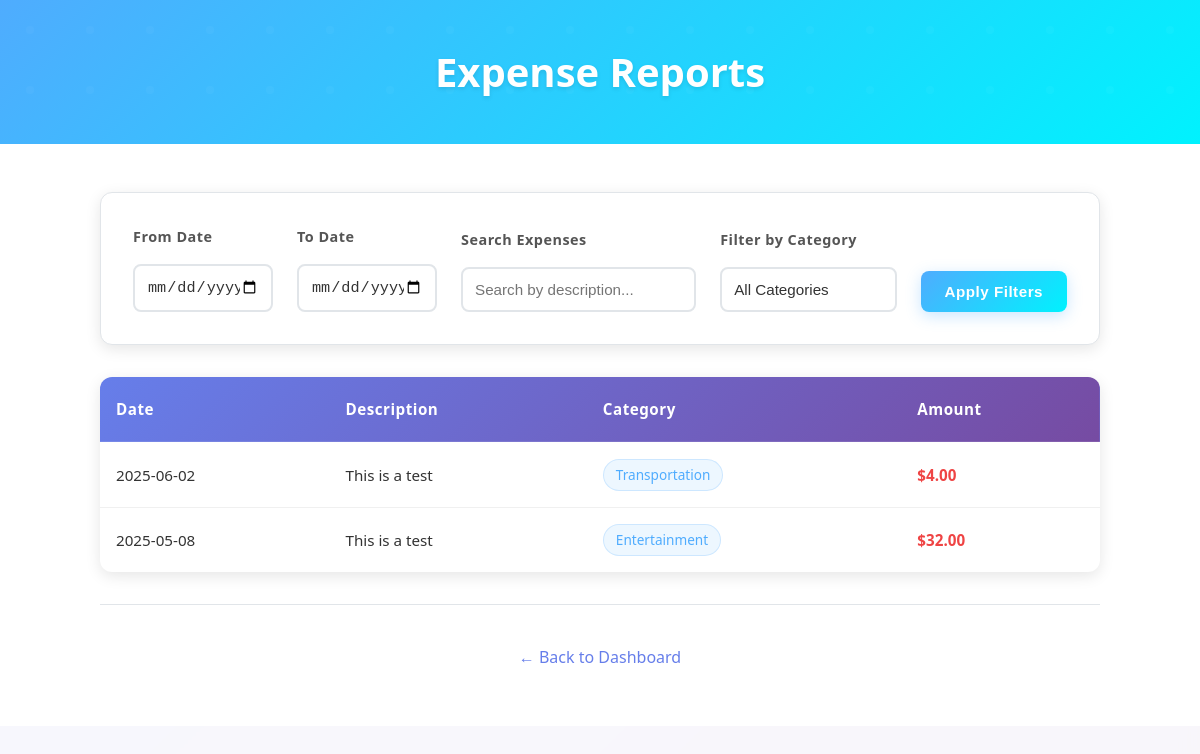
The page /reports on the database as committed earlier.
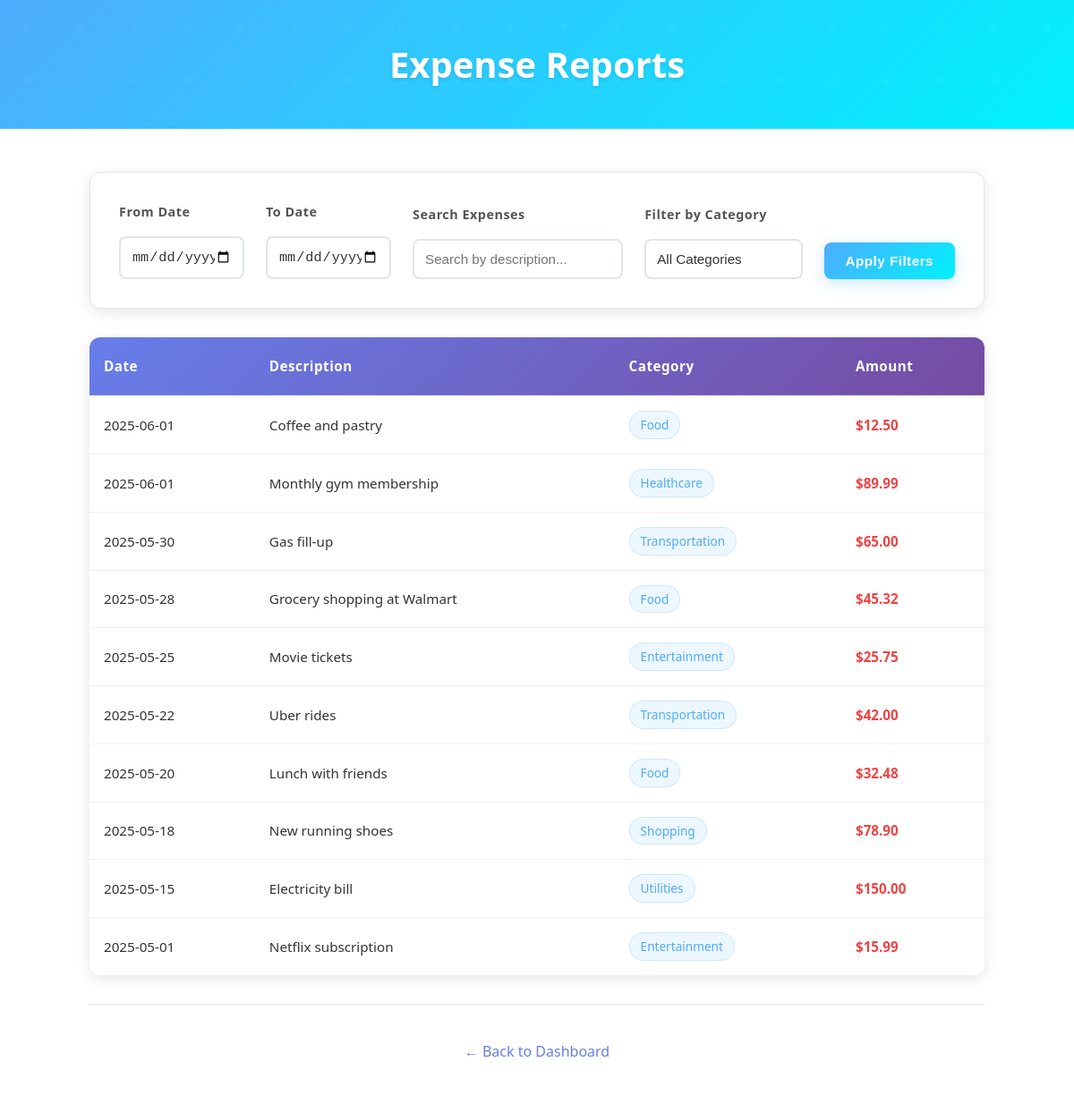
The same page on the database as committed later.
### tables this page shows
CREATE TABLE expenses (
    id INTEGER PRIMARY KEY,
    amount DECIMAL(10,2) NOT NULL,
    description TEXT NOT NULL,
    category_id INTEGER,
    expense_date DATE NOT NULL,
    created_at TIMESTAMP DEFAULT CURRENT_TIMESTAMP,
    FOREIGN KEY (category_id) REFERENCES categories(id)
);

CREATE TABLE categories (
    id INTEGER PRIMARY KEY,
    name TEXT NOT NULL
);

### app/app.py (the view)
@app.route('/reports', methods=['GET'])
def reports():
    data = db.get_db()
    error = None
    expenses = None
    categories = []
    search_query = request.args.get('q', '').strip()
    selected_category = request.args.get('category', '').strip()
    start_date = request.args.get('start_date', '').strip()
    end_date = request.args.get('end_date', '').strip()
    if error is None:
        try:
            categories = data.execute("SELECT * FROM categories").fetchall()
            search_sql = """
                SELECT expenses.*, categories.name as category_name
                FROM expenses
                JOIN categories ON expenses.category_id = categories.id
                WHERE 1=1
            """
            params = []
            if search_query:
                search_sql += " AND (expenses.description LIKE ? OR categories.name LIKE ?)"
                params += [f"%{search_query}%", f"%{search_query}%"]
            if selected_category:
                search_sql += "AND categories.name = ?"
                params.append(selected_category)
            if start_date:
                search_sql += " AND expense_date >= ?"
                params.append(start_date)
            if end_date:
                search_sql += " AND expense_date <= ?"
                params.append(end_date)
            search_sql += " ORDER BY expense_date DESC"
            expenses = data.execute(search_sql, params).fetchall()
        except:
            error = "Database error"
            expenses = []
            categories = []
    flash(error)
    return render_template('reports.html', expenses=expenses, categories=categories, search_query=search_query, selected_category=selected_category, start_date=start_date, end_date=end_date)

### app/database.py (called while the page is built)
def get_db():
    if 'db' not in g:
        g.db = sqlite3.connect(
            current_app.config['DATABASE'],
            detect_types=sqlite3.PARSE_DECLTYPES
        )
        g.db.row_factory = sqlite3.Row
    return g.db

### app/templates/reports.html (shortened to what this page needs)
{% extends 'base.html' %}
{% block header %}
    <h1>{% block title %}Expense Reports{% endblock %}</h1>
{% endblock %}
{% block content %}
<div class="reports-container">
    <div class="search-filter-container">
        <form method="GET" action="{{ url_for('reports') }}" class="reports-form">
            <div class="form-row">
                <div class="form-group date-group">
                    <label for="start-date">From Date</label>
                    <input type="date" id="start-date" name="start_date" class="form-control" value="{{ start_date or '' }}">
                </div>
                <div class="form-group date-group">
                    <label for="end-date">To Date</label>
                    <input type="date" id="end-date" name="end_date" class="form-control" value="{{ end_date or '' }}">
                </div>
                <div class="form-group search-group">
                    <label for="search">Search Expenses</label>
                    <input type="text" class="form-control" name="q" id="search" value="{{ search_query or '' }}" placeholder="Search by description...">
                </div>
                <div class="form-group filter-group">
                    <label for="category-filter">Filter by Category</label>
                    <select id="category-filter" name="category" class="form-control">
                        <option value="">All Categories</option>
                    </select>
                </div>
                <div class="form-group button-group">
                    <button type="submit" class="btn-search">Apply Filters</button>
                </div>
            </div>
        </form>
    </div>
    <div class="table-container">
        <table>
            <thead>
                <tr>
                    <th>Date</th>
                    <th>Description</th>
                    <th>Category</th>
                    <th>Amount</th>
                </tr>
            </thead>
            <tbody>
                {% if expenses %}
                    {% for expense in expenses %}
                    <tr>
                        <td>{{ expense.expense_date.strftime('%Y-%m-%d') if expense.expense_date else 'N/A' }}</td>
                        <td>{{ expense.description }}</td>
                        {% for category in categories %}
                            {% if category.id == expense.category_id %}
                            <td><span class="category-badge">{{ category.name }}</span></td>
                            {% endif %}
                        {% endfor %}
                        <td class="amount-negative">${{ "%.2f"|format(expense.amount) }}</td>
                    </tr>
                    {% endfor %}
                {% else %}
                    <tr>
                        <td colspan="4" class="text-center text-muted">
                            No expenses found for the selected criteria
                        </td>
                    </tr>
                {% endif %}
            </tbody>
        </table>
    </div>
    <div class="back-link-container">
        <a href="{{ url_for('index') }}" class="back-link">
            ← Back to Dashboard
        </a>
    </div>
</div>
{% endblock %}

Rows that differ between the two databases and show on the page:
removed expenses: expense_date "2025-06-02", description "This is a test", amount "4.00", categories (name "Transportation")
removed expenses: expense_date "2025-05-08", description "This is a test", amount "32.00", categories (name "Entertainment")
added expenses: expense_date "2025-06-01", description "Coffee and pastry", amount "12.50"
now on this page (row unchanged): categories: name "Food"
added expenses: expense_date "2025-06-01", description "Monthly gym membership", amount "89.99"
now on this page (row unchanged): categories: name "Healthcare", shown under "2025-06-01"
added expenses: expense_date "2025-05-30", description "Gas fill-up", amount "65.00", categories (name "Transportation")
added expenses: expense_date "2025-05-28", description "Grocery shopping at Walmart", amount "45.32"
added expenses: expense_date "2025-05-25", description "Movie tickets", amount "25.75", categories (name "Entertainment")
added expenses: expense_date "2025-05-22", description "Uber rides", amount "42.00", categories (name "Transportation")
added expenses: expense_date "2025-05-20", description "Lunch with friends", amount "32.48"
added expenses: expense_date "2025-05-18", description "New running shoes", amount "78.90"
now on this page (row unchanged): categories: name "Shopping", shown under "2025-05-18"
added expenses: expense_date "2025-05-15", description "Electricity bill", amount "150.00"
now on this page (row unchanged): categories: name "Utilities", shown under "2025-05-15"
added expenses: expense_date "2025-05-01", description "Netflix subscription", amount "15.99", categories (name "Entertainment")
